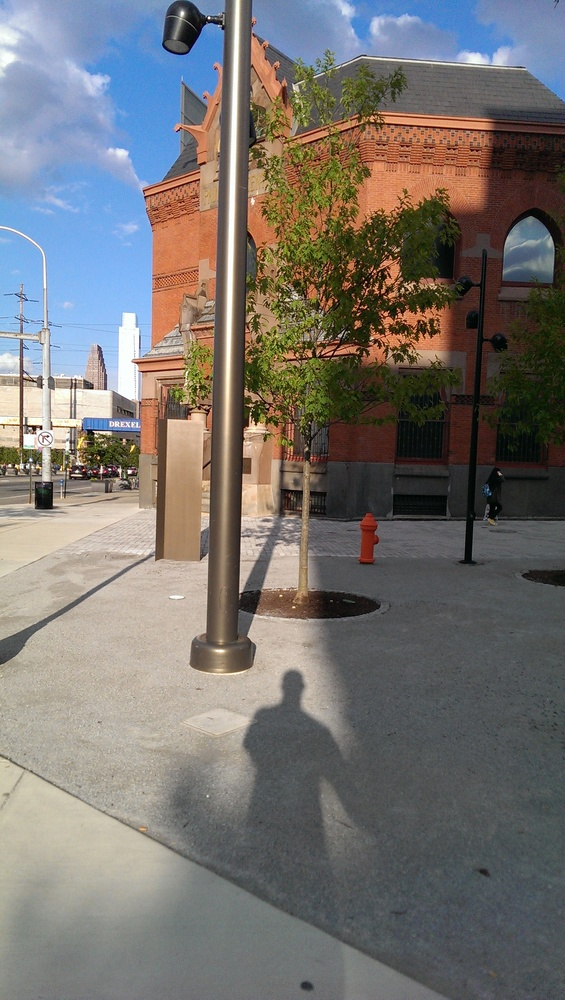
%> input picture Matlab Codes for ImageFormatting/1.jpg, 565 x 1000 px, shrunk from 1520 x 2688 before the run
$ octave --eval "result = filterHP(imread('1.jpg'));"   (GNU Octave 9; MATLAB toolbox functions it lacks are replaced by stand-ins)
%> lines starting %> are read from the running program, lines starting %| are printed output that depends on the picture
function filteredImage = filterHP(rgbImage)
%Image Processing Function
%
% rgbImage - Input image.
% RESULTS - A scalar structure with the processing results.
%

%--------------------------------------------------------------------------
% Auto-generated by imageBatchProcessor App.
%
% When used by the App, this function will be called for every input image
% file automatically. IM contains the input image as a matrix. RESULTS is a
% scalar structure containing the results of this processing function.
%
%--------------------------------------------------------------------------

grayImage = rgb2gray(rgbImage);
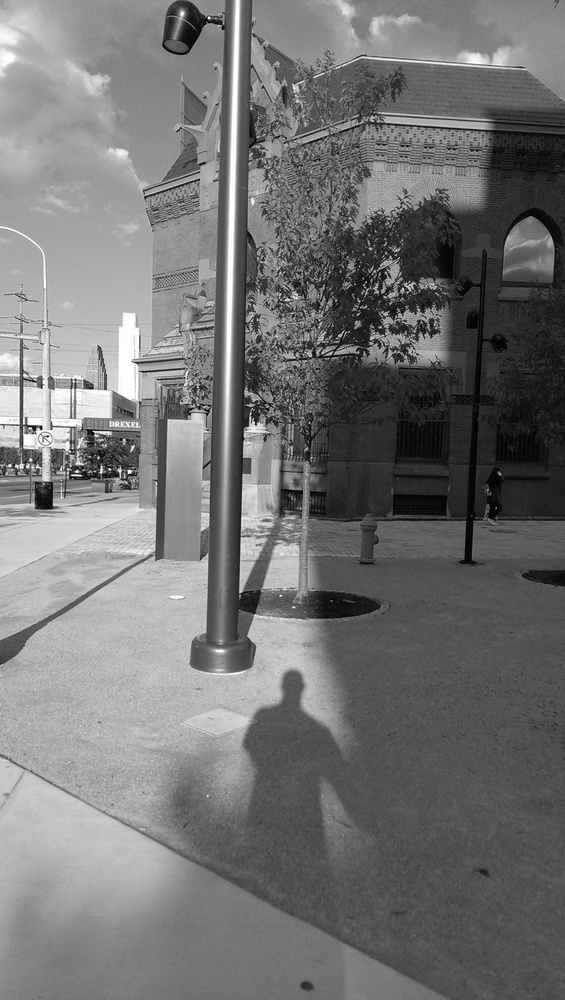
%> grayImage: size 1000x565 uint8; min 0, max 255, mean 115.6

% Get the dimensions of the image.  numberOfColorBands should be = 1.
[rows columns numberOfColorBands] = size(grayImage);
%> rows = 1000; columns = 565; numberOfColorBands = 1

% HP filtering
% 5x5
kernel_1 = [-1 2 -2 2 -1; 2 -6 8 -6 2; -2 8 -18 8 -2; 2 -6 8 -6 2; -1 2 -2 2 -1] / 12; %tuama kernel.
kernel_2 = [0 -1 -1 -1 0; -1 2 -4 2 -1; -1 -4 13 -4 -1; -1 2 -4 2 -1; 0 -1 -1 -1 0];
% 3x3
kernel_3 = [-1 -2 -1; -2 12 -2; -1 -2 -1]/16;
kernel_4 = [-1 -1 -1; -1 9 -1; -1 -1 -1];

% Filter the image.  Need to cast to single so it can be floating point
% which allows the image to have negative values.
filteredImage = imfilter(single(grayImage), kernel_3);
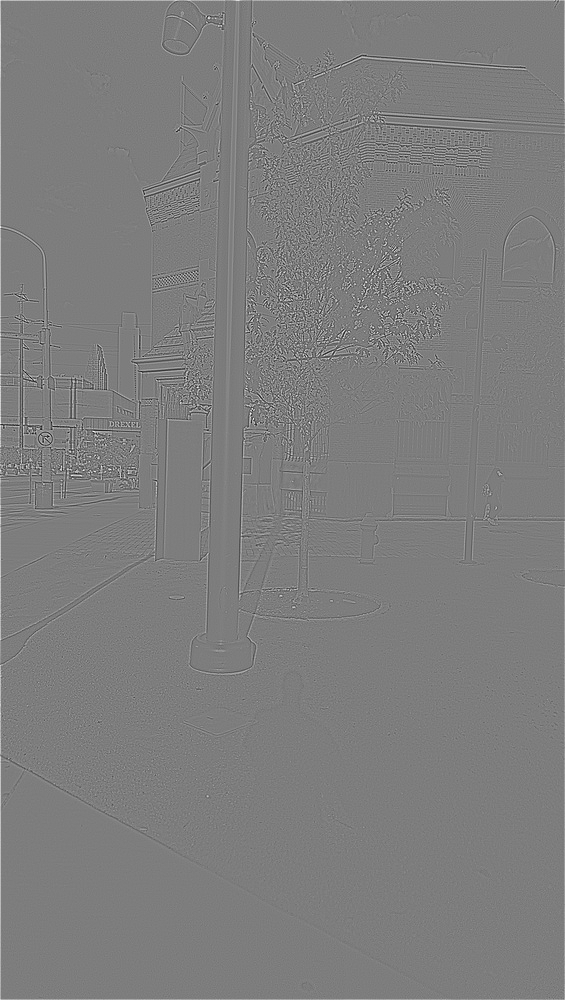
%> filteredImage: size 1000x565 single; min -89, max 91.75, mean 0.2; drawn with min black and max white

global m
baseFileName = num2str(m);
m = m+1;
fname = strcat('image-', baseFileName,'--','.jpg');
imwrite(filteredImage, fname, 'jpg');
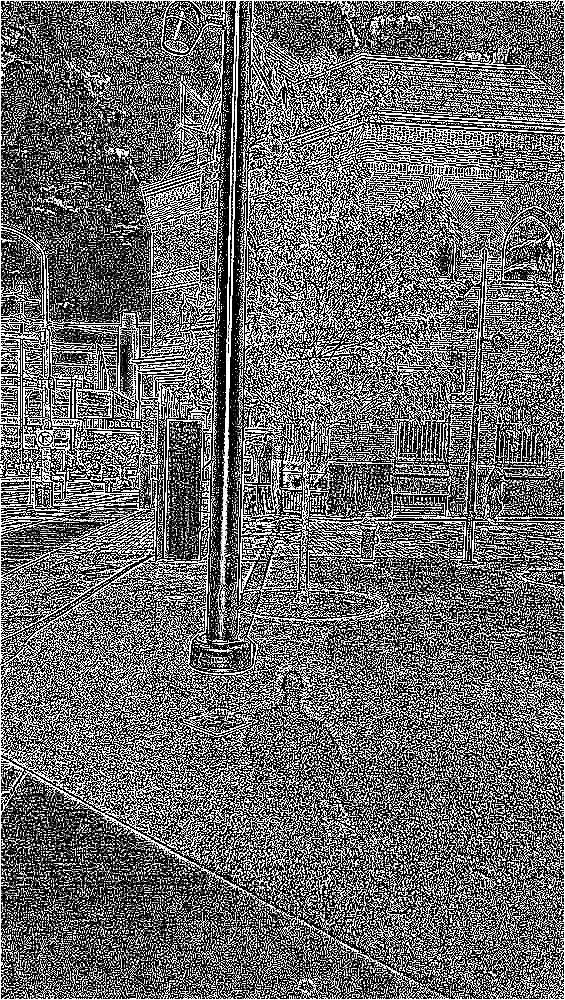
%> saved as image---.jpg: size 1000x565 uint8; min 0, max 255, mean 105.4
%--------------------------------------------------------------------------

$ run again, on Matlab Codes for ImageFormatting/kernel_3.jpg
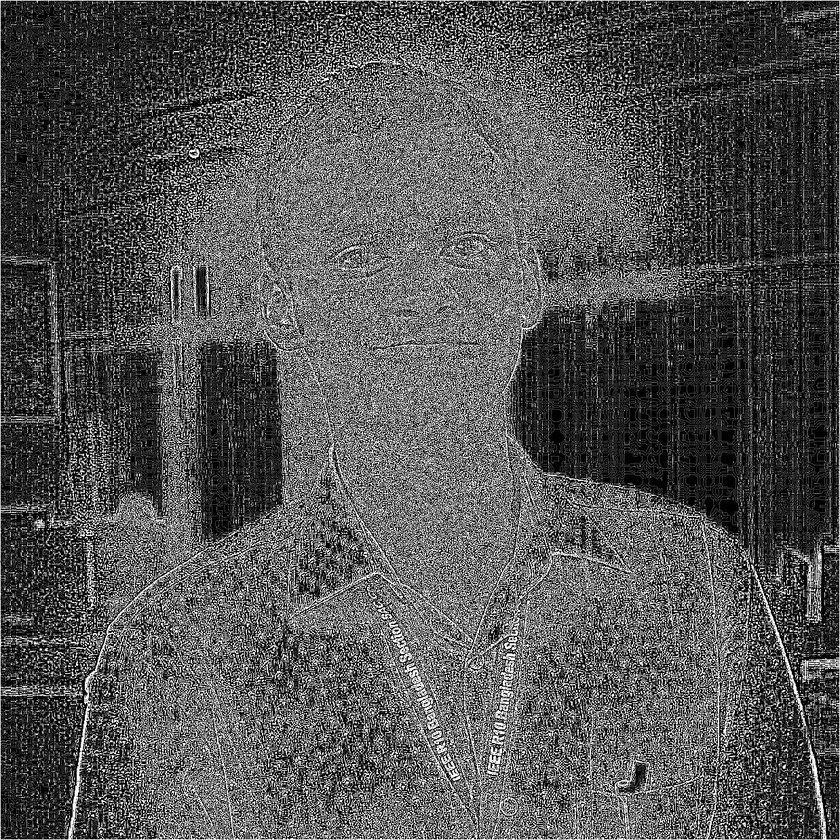
%> input picture Matlab Codes for ImageFormatting/kernel_3.jpg, 840 x 840 px, shrunk from 1238 x 1238 before the run
%> in filterHP, grayImage is the input picture: size 840x840 uint8; min 0, max 255, mean 84.2
%> in filterHP, `filteredImage = imfilter(single(grayImage), kernel_3);`:
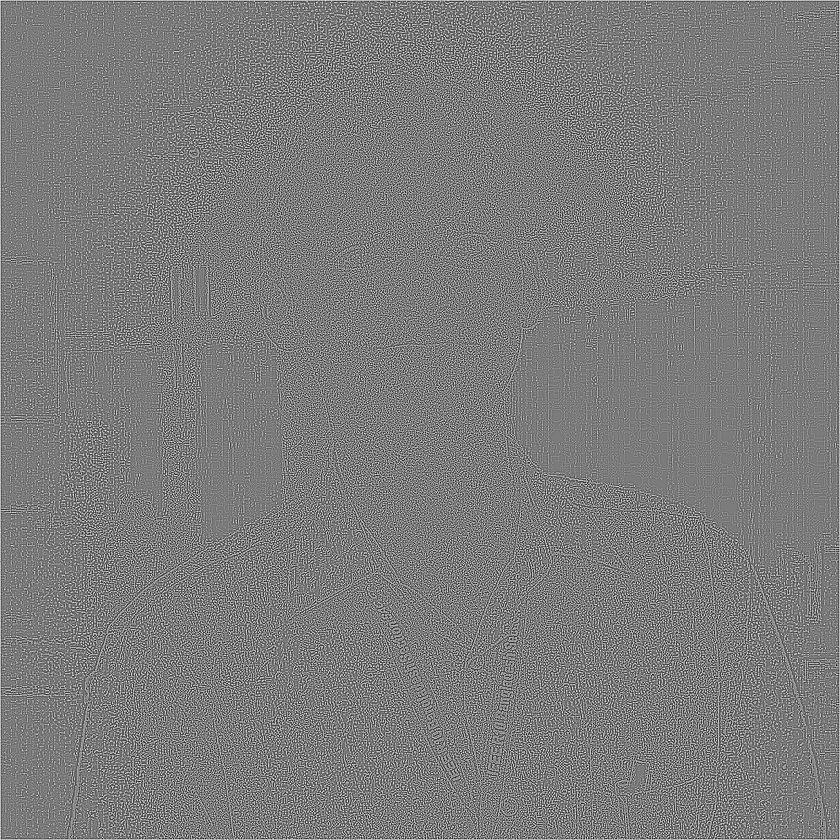
%> filteredImage: size 840x840 single; min -160.3, max 169.7, mean 0.2; drawn with min black and max white
%> in filterHP, `imwrite(filteredImage, fname, 'jpg');`:
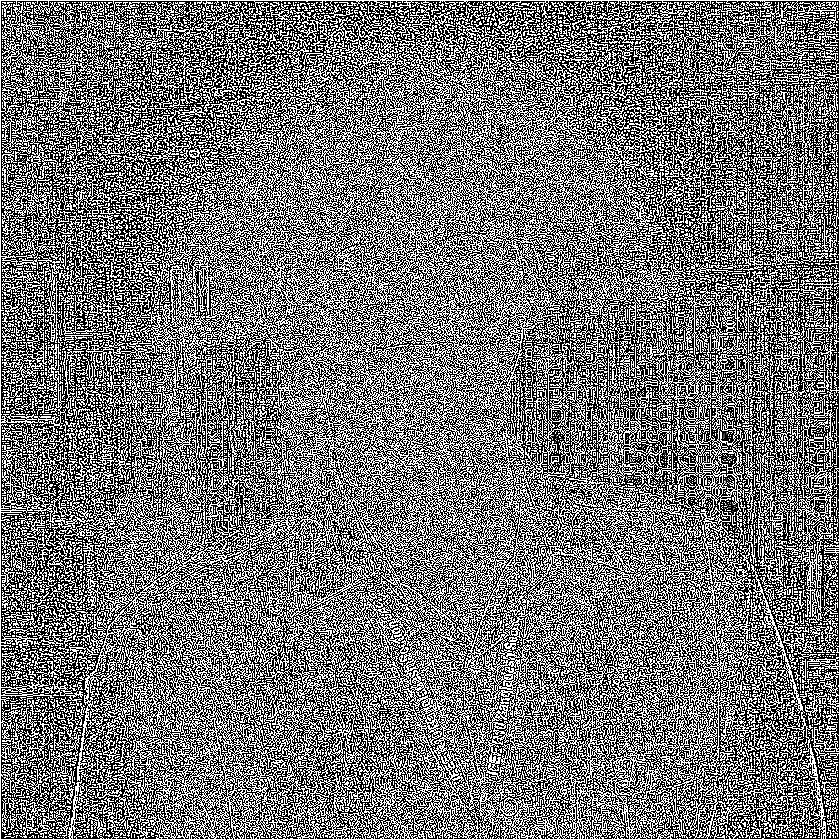
%> saved as image---.jpg: size 840x840 uint8; min 0, max 255, mean 116
